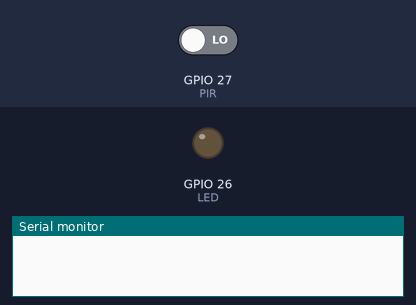
The sketch below on a simulated ESP32. Parts: output pins drawn as LEDs (lit = HIGH), the last lines printed to the serial monitor. Inputs (shaded band) come from the test bench; at power-on: GPIO 27 (PIR) LOW.

Above: at 1.2 s.
1.3 s: GPIO 27 (PIR) driven HIGH
At 2.3 s:
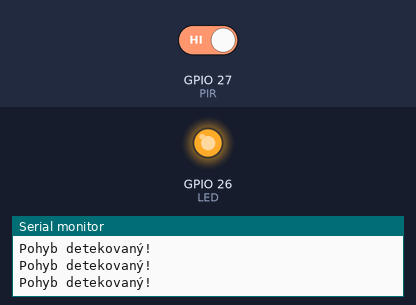
2.9 s: GPIO 27 (PIR) driven LOW
At 3.6 s:
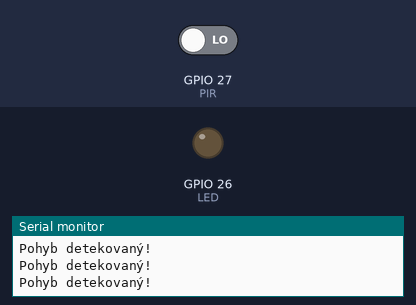
Timing chart, 0 to 5.9 s (numbered marks = the images above; inputs shaded):
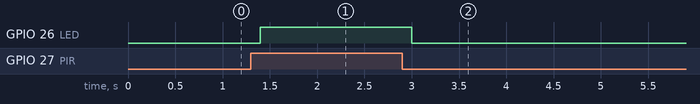

The sketch:

PIR_LED_BUZZER.ino
```cpp
int PIR = 27;
int LED = 26;

void setup() {
  pinMode (PIR, INPUT);
  pinMode (LED, OUTPUT);

  Serial.begin(9600);// put your setup code here, to run once:

}

void loop() {
  int PIRValue = digitalRead (PIR);

  if (PIRValue == HIGH) {
    digitalWrite (LED, HIGH);
    Serial.println("Pohyb detekovaný!");// put your main code here, to run repeatedly:

  }else {
  digitalWrite (LED, LOW);
  }
delay (200);
}
```

Measured:
- after the input at 1.3 s, GPIO 26 (LED): LOW → HIGH after 0.10 s
- after the input at 2.9 s, GPIO 26 (LED): HIGH → LOW after 0.10 s
